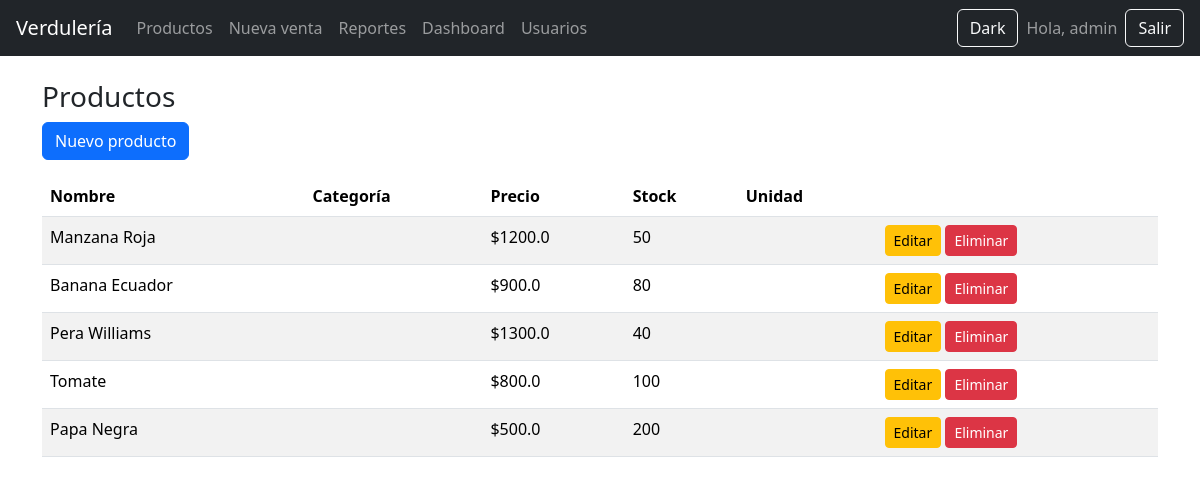
The app's page /productos/ (signed in) with its own data.
### tables this page shows
CREATE TABLE productos (
    id INTEGER PRIMARY KEY AUTOINCREMENT,
    nombre TEXT NOT NULL,
    precio REAL NOT NULL,
    stock INTEGER NOT NULL
);

### app/routes/productos.py (the view)
@productos_bp.route("/")
@login_required
def lista():
    db = get_db()
    productos = db.execute("SELECT * FROM productos").fetchall()
    return render_template("productos/lista.html", productos=productos)

### app/__init__.py (called while the page is built)
def create_app():
    app = Flask(__name__)
    app.secret_key = "clave-super-secreta"
    app.register_blueprint(auth_bp)
    app.register_blueprint(productos_bp)
    app.register_blueprint(ventas_bp)
    app.register_blueprint(reportes_bp)
    app.register_blueprint(admin_bp)
    app.register_blueprint(usuarios_bp)
    @app.route("/")
    def index():
        return render_template("index.html")
    @app.teardown_appcontext
    def teardown_db(exception):
        close_db()
    return app

### db.py (called while the page is built)
def get_db():
    if "db" not in g:
        g.db = sqlite3.connect(DB_NAME)
        g.db.row_factory = sqlite3.Row
    return g.db

### app/templates/productos/lista.html
{% extends "base.html" %}
{% block contenido %}
<h3>Productos</h3>
<a href="/productos/nuevo" class="btn btn-primary mb-3">Nuevo producto</a>
<table class="table table-striped">
<thead>
<tr>
    <th>Nombre</th>
    <th>Categoría</th>
    <th>Precio</th>
    <th>Stock</th>
    <th>Unidad</th>
    <th></th>
</tr>
</thead>
<tbody>
{% for p in productos %}
<tr>
    <td>{{p.nombre}}</td>
    <td>{{p.categoria}}</td>
    <td>${{p.precio}}</td>
    <td>{{p.stock}}</td>
    <td>{{p.unidad}}</td>
    <td>
        <a class="btn btn-sm btn-warning" href="/productos/editar/{{p.id}}">Editar</a>
        <a class="btn btn-sm btn-danger" href="/productos/delete/{{p.id}}">Eliminar</a>
    </td>
</tr>
{% endfor %}
</tbody>
</table>
{% endblock %}

### records on screen
productos: nombre "Manzana Roja", precio "1200.0", stock "50"
productos: nombre "Banana Ecuador", precio "900.0", stock "80"
productos: nombre "Pera Williams", precio "1300.0", stock "40"
productos: nombre "Tomate", precio "800.0", stock "100"
productos: nombre "Papa Negra", precio "500.0", stock "200"

### other values on screen
{{ session.username }} "admin"
